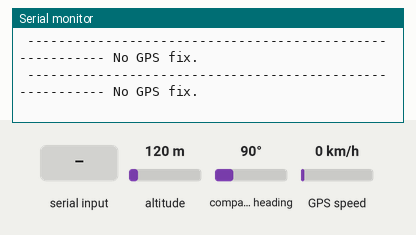
This program was run on a simulated Teensy 4. On the bench: the last lines printed to the serial monitor. Inputs (shaded band) come from the test bench; at power-on: altitude 120 m, compass heading 90°, GPS speed 0 km/h. The GPS gets a fix after 3 s at 37.7749, -122.4194 with 8 satellites.

Above: at 1.3 s.
1.4 s: altitude set to 20 m
At 4.4 s:
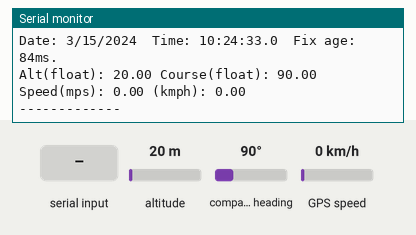
5.5 s: "1" received over the second serial link
7.0 s: compass heading set to 7°
At 7.9 s:
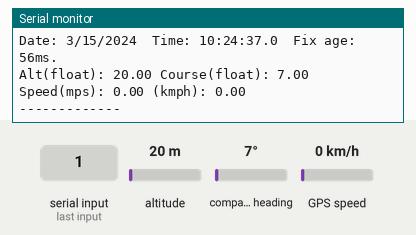
8.5 s: GPS speed set to 2 km/h
At 9.9 s:
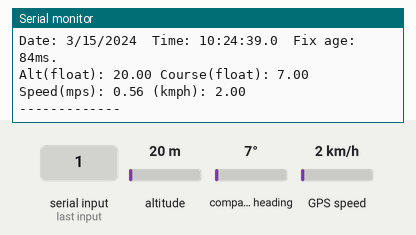
10.0 s: "0" received over the second serial link
Timing chart, 0 to 12.5 s (numbered marks = the images above; inputs shaded):
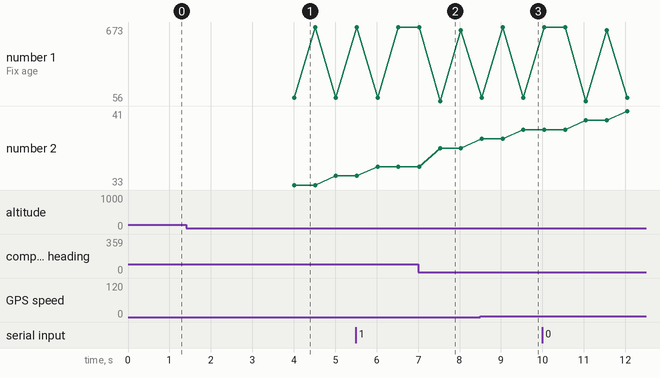

The program:

main.cpp
```cpp
#include <Arduino.h>
#include <TinyGPS.h>

const long SERIAL_REFRESH_PERIOD = 500;
unsigned long serial_refresh_time;

const long GPS_REFRESH_PERIOD = 499;
unsigned long gps_refresh_time;

bool gpsON = true;

// Start GPS Init

TinyGPS gps;

long gps_lat, gps_lon;
float gps_flat, gps_flon;
unsigned long gps_age, gps_date, gps_time, gps_chars;
int gps_year;
byte gps_month, gps_day, gps_hour, gps_minute, gps_second, gps_hundredths;
unsigned short gps_sentences, gps_failed;

/* On Teensy, the UART (real serial port) is always best to use. */

HardwareSerial GPS = Serial2;

void print_gps(TinyGPS &gps);
void gpsPrintFloat(double f, int digits = 2);
void get_gps_data();

bool gps_fix = false;

// End GPS Init

void setup(void)
{
  Serial.begin(115200);
// Start GPS Setup
  GPS.begin(9600);

  gps_refresh_time = millis() + GPS_REFRESH_PERIOD;
// End GPS Setup

}

void printtelem(void)
{
  // Start GPS Readings
  if (gps_fix) {
    Serial.println("Acquired Data");
    Serial.println("-------------");
    print_gps(gps);
    Serial.println("-------------");
    Serial.println();
  } else {
    Serial.println(" --------------------------------------------------------- No GPS fix.");
  }
  // End GPS Readings
}

void loop(void)
{
// Start GPS Readings
  if (gpsON) {
    if (millis() > gps_refresh_time){
      if (GPS.available()) {
        char c = GPS.read();
        //Serial.print(c);  // uncomment to see raw GPS data
        if (gps.encode(c)) {
          gps_fix = true;
          get_gps_data();
          gps_refresh_time=millis()+GPS_REFRESH_PERIOD;
        }
      }
    }
  }
  // End GPS Readings

  if (millis() > serial_refresh_time)
  {
    printtelem();
    serial_refresh_time=millis()+SERIAL_REFRESH_PERIOD;
  }

}

void get_gps_data()
{
  gps.get_position(&gps_lat, &gps_lon, &gps_age);
  gps.f_get_position(&gps_flat, &gps_flon, &gps_age);
  gps.get_datetime(&gps_date, &gps_time, &gps_age);
  gps.crack_datetime(&gps_year, &gps_month, &gps_day, &gps_hour, &gps_minute, &gps_second, &gps_hundredths, &gps_age);
  gps.stats(&gps_chars, &gps_sentences, &gps_failed);
}

void print_gps(TinyGPS &gps)
{
  Serial.print("Lat/Long(float): "); gpsPrintFloat(gps_flat, 5); Serial.print(", "); gpsPrintFloat(gps_flon, 5);
  Serial.print(" Fix age: "); Serial.print(gps_age); Serial.println("ms.");
  Serial.print("Date: "); Serial.print(static_cast<int>(gps_month)); Serial.print("/");
  Serial.print(static_cast<int>(gps_day)); Serial.print("/"); Serial.print(gps_year);
  Serial.print("  Time: "); Serial.print(static_cast<int>(gps_hour)); Serial.print(":");
  Serial.print(static_cast<int>(gps_minute)); Serial.print(":"); Serial.print(static_cast<int>(gps_second));
  Serial.print("."); Serial.print(static_cast<int>(gps_hundredths));
  Serial.print("  Fix age: ");  Serial.print(gps_age); Serial.println("ms.");
  Serial.print("Alt(float): "); gpsPrintFloat(gps.f_altitude()); Serial.print(" Course(float): "); gpsPrintFloat(gps.f_course()); Serial.println();
  Serial.print("Speed(mps): "); gpsPrintFloat(gps.f_speed_mps()); Serial.print(" (kmph): "); gpsPrintFloat(gps.f_speed_kmph()); Serial.println();
}

void gpsPrintFloat(double number, int digits)
{
  // Handle negative numbers
  if (number < 0.0) {
     Serial.print('-');
     number = -number;
  }

  // Round correctly so that print(1.999, 2) prints as "2.00"
  double rounding = 0.5;
  for (uint8_t i=0; i<digits; ++i)
    rounding /= 10.0;

  number += rounding;

  // Extract the integer part of the number and print it
  unsigned long int_part = (unsigned long)number;
  double remainder = number - (double)int_part;
  Serial.print(int_part);

  // Print the decimal point, but only if there are digits beyond
  if (digits > 0)
    Serial.print(".");

  // Extract digits from the remainder one at a time
  while (digits-- > 0) {
    remainder *= 10.0;
    int toPrint = int(remainder);
    Serial.print(toPrint);
    remainder -= toPrint;
  }
}
```

Measured:
- after the input at 1.4 s, the serial monitor: prints a new line after 2.6 s (image 1)
- after the input at 7.0 s, the serial monitor: prints a new line after 0.53 s (image 2)
- after the input at 8.5 s, the serial monitor: prints a new line after 1.0 s (image 3)
- plotted number 1: 673 → 644 after the input at 7.0 s
